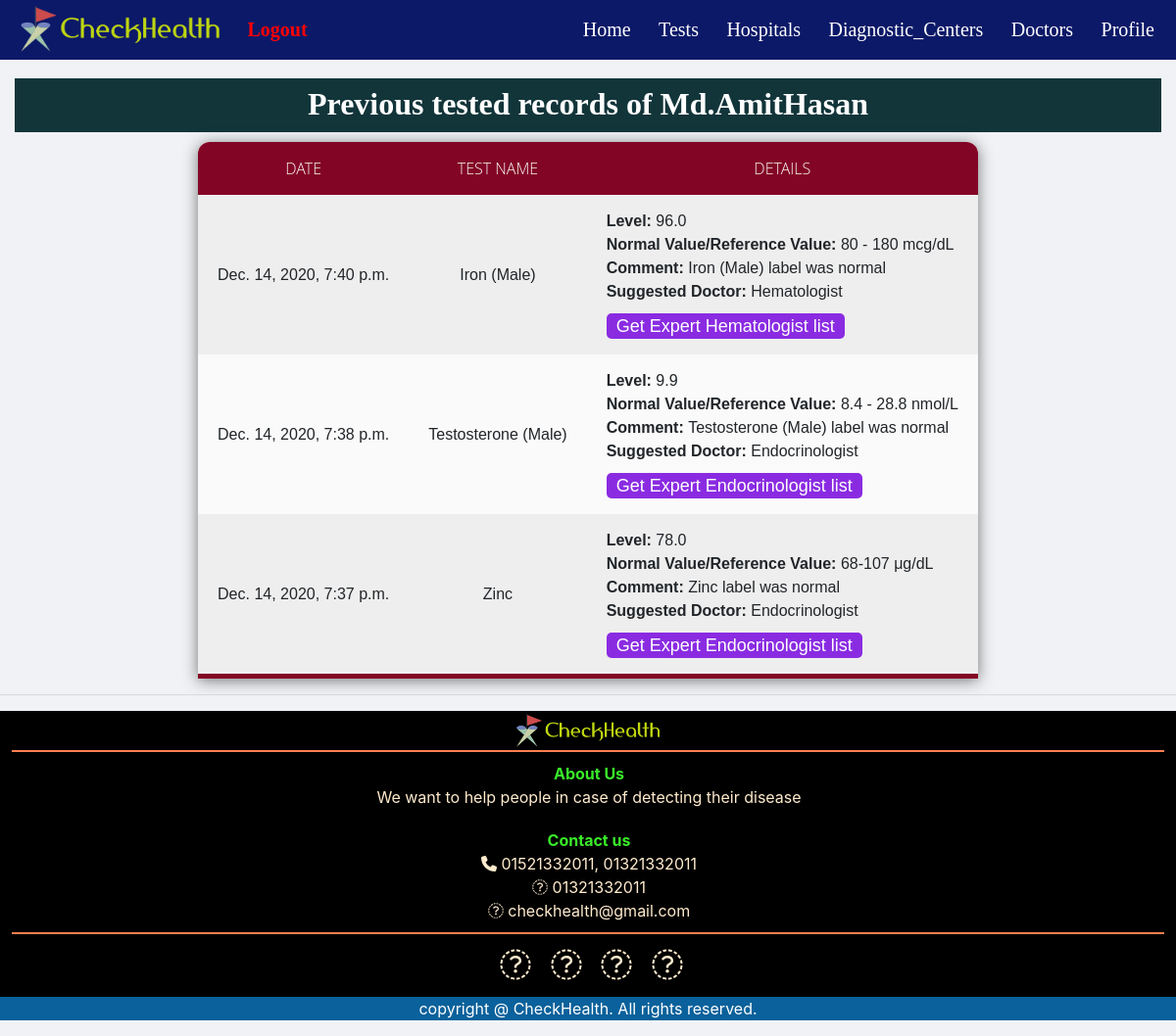
The app's page /records/ (signed in), older data.
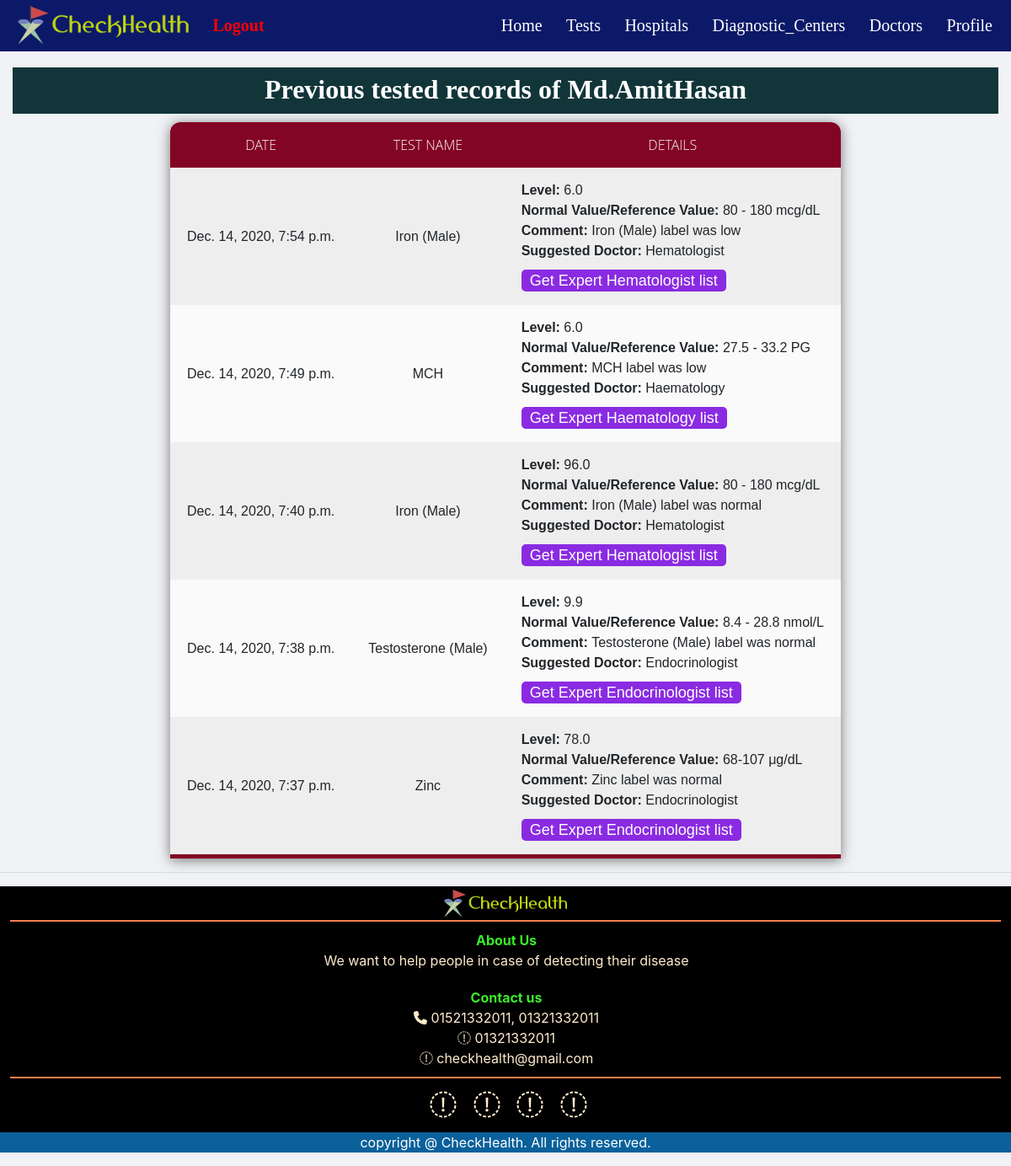
The same page, newer data.
### SARZS/models.py (models this page shows)
class record(models.Model):
    rid = models.IntegerField(default=1)
    rdate = models.DateTimeField(auto_now_add=True, null=True)
    Test_Name = models.CharField(max_length=100, null=True)
    tlevel = models.FloatField()
    treference = models.CharField(max_length=100, null=True)
    rcomment = models.CharField(max_length=200, null=True)
    tdoctor = models.CharField(max_length=100, null=True)

### SARZS/views.py (the view)
# urls.py: url(r'^records/$', records, name='records'),
@login_required(login_url='via')
def records(request):
    userid = User.objects.get(username=request.user)
    if request.user.is_authenticated:
        user_record = record.objects.filter(rid=userid.id).order_by("-rdate")
    return render(request, 'htmls/records.html', {'user_record': user_record})

### SARZS/templates/htmls/records.html (shortened to what this page needs)
{% extends 'htmls/main.html' %}
{% block content %}
{% load static %}
<head>
    <link rel="stylesheet" type="text/css" href="{% static '/css/main.css' %}">
</head>
<body>
<div class="title">
    <h2>Previous tested records of {{ user }}</h2>
</div>
<table>
    <tr>
        <th>Date</th>
        <th>Test Name</th>
        <th>Details</th>
    </tr>
    {% for i in user_record %}
    <tr>
        <td>{{i.rdate}}</td>
        <td>{{i.Test_Name}}</td>
        <td class="details">
            <b>Level: </b>{{i.tlevel}} <br>
            <b>Normal Value/Reference Value: </b> {{i.treference}} <br>
            <b>Comment: </b> {{i.rcomment}} <br>
            <b>Suggested Doctor: </b> {{i.tdoctor}} <br>
            <div class="link">
                <a class='normal_button' href="{% url 'recordDoctor' i.id %}">Get Expert {{i.tdoctor}} list</a>
            </div>
        </td>
    </tr>
    {% endfor %}
</table>
</body>
{% endblock %}

### SARZS/templates/htmls/main.html (shortened to what this page needs)
<!doctype html>
<html lang="en">
  <head>
    <link rel="stylesheet" href="https://cdn.jsdelivr.net/npm/bootstrap@4.5.3/dist/css/bootstrap.min.css">
    <link rel="stylesheet" href="https://use.fontawesome.com/releases/v5.4.1/css/all.css">
  </head>
  <body>
  {%  include 'htmls/navBar.html' %}
  <div class="container-fluid">
  {% block content %}
	{% endblock %}
  </div>
</body>
<hr>
{% load static %}
<footer>
  <img src="{% static 'images/logo5.png' %}" height="40px" alt="logo">
  <div class="divider"></div>
  <div class="about">
    <div class="topic">
      About Us
    </div>
    We want to help people in case of detecting their disease
  </div>
  <div class="contact">
    <div class="topic">
      Contact us
    </div>
    <i class="fa fa-phone" aria-hidden="true"></i> 01521332011, 01321332011
    <br>
    <i class="fa fa-whatsapp" aria-hidden="true"></i> 01321332011
    <br>
    <i class="fa fa-envelope-o" aria-hidden="true"></i> checkhealth@gmail.com
  </div>
  <div class="divider"></div>
  <div class="social">
    <i class="fa fa-facebook-official fa-2x" aria-hidden="true" style="padding: 5px; padding-left: 10px;"></i>
    <i class="fa fa-instagram fa-2x" aria-hidden="true" style="padding: 5px; padding-left: 10px;"></i>
    <i class="fa fa-twitter fa-2x" aria-hidden="true" style="padding: 5px; padding-left: 10px;"></i>
    <i class="fa fa-linkedin fa-2x" aria-hidden="true" style="padding: 5px; padding-left: 10px;"></i>
  </div>
  <div class="copyright">
    <p>copyright @ CheckHealth. All rights reserved.</p>
  </div>
</footer>
</html>

### SARZS/templates/htmls/navBar.html (shortened to what this page needs)
<!DOCTYPE html>
<html lang="en">
<head>
      <link rel="stylesheet" href="https://maxcdn.bootstrapcdn.com/font-awesome/4.7.0/css/font-awesome.min.css">
</head>
<body>
      <div class="wrapper">
            <header>
                  <nav>
                        {% load static %}
                        <div class="logo">
                              <img class="nav_logo" height="55px" src="{% static 'images/logo5.png' %}">
                              <div class="user">
                                    {% if user.is_authenticated %}
                                    <a class="log_out" href="{% url 'logout' %}">Logout</a>
                                    {% else %}
                                    <a class="log_in" href="{% url 'login' %}">Login</a>
                                    {% endif %}
                              </div>
                        </div>
                        <div class="menu">
                              <ul>
                                    <li><a href="{% url 'home' %}">Home</a></li>
                                    <li><a href="{% url 'show' %}">Tests</a></li>
                                    <li><a href="{% url 'hospital' %}">Hospitals</a></li>
                                    <li><a href="{% url 'diagnostic_center' %}">Diagnostic_Centers</a></li>
                                    {% if user.is_authenticated %}
                                    <li><a href="{% url 'alldoctors' %}">Doctors</a></li>
                                    <li><a href="{% url 'profile' %}">Profile</a></li>
                                    {% endif %}
                              </ul>
                        </div>
                  </nav>
            </header>
      </div>
</body>
</html>

### static/css/main.css (style rules this page uses)
.title { background: rgb(18, 53, 58); color: white; padding: 7px 10px 2px; margin-bottom: 10px; font-family: Georgia, serif; text-align: center; }
.title h2 { color: white; font-weight: bold; font-family: Georgia, serif; padding: 0px; }
table { margin: auto; border-collapse: collapse; border-spacing: 0; box-shadow: 0 2px 15px rgba(64,64,64,.7); border-radius: 12px 12px 0 0; margin-top: 5px; overflow: hidden; }
td , th { padding: 15px 20px; text-align: center; }
th { background-color: rgb(131, 5, 37); color: #fafafa; font-family: 'Open Sans',Sans-serif; font-weight: 200; text-transform: uppercase; }
tr { width: 100%; background-color: #fafafa; font-family: 'Montserrat', sans-serif; }
tr:nth-child(even) { background-color: #eeeeee; }
tr:last-of-type { border-bottom: 5px solid rgb(131, 5, 37); }
.normal_button { font-size: 18px; color: white ; background-color: blueviolet; margin-right: 20px; padding-top: 3px; padding-bottom: 3px; padding-left: 10px; padding-right: 10px; border-radius: 5px; }
.details { text-align: left; }
.link { margin-top: 10px; }

### SARZS/templates/htmls/main.html (style rules this page uses)
html { scroll-behavior: smooth; }
body { background: #f0f2f5; }
footer { background-color: black; color: blanchedalmond; text-align: center; }
.about, .contact { padding: 10px; padding-left: 12px; margin: auto; text-align: center; }
.topic { font-weight: bold; color: rgb(58, 236, 42); }
.divider { width: 98%; height: 2px; background-color: coral; margin: auto; }
.social { padding: 10px; padding-left: 12px; margin: auto; text-align: center; }
.copyright { background: rgb(10, 97, 155); color: white; }

### SARZS/templates/htmls/navBar.html (style rules this page uses)
html, body { margin: 0; padding: 0; width: 100%; }
header { width: 100%; height: 10vh; }
.logo { line-height: 60px; position: fixed; float: left; margin: -2px 2px; }
.user { margin-top: 2px; float: right; font-size: 20px; font-family: Georgia, serif; }
nav { position: fixed; width: 100%; line-height: 60px; background: rgb(12, 25, 104); z-index: 2; }
nav ul { line-height: 60px; list-style: none; background: rgba(0, 0, 0, 0); overflow: hidden; color: #fff; padding: 0; text-align: right; margin: 0; padding-right: 10px; }
nav ul li { display: inline-block; }
nav ul li a { font-family: Georgia, serif; font-size: 20px; text-decoration: none; color: white; padding: 9px 12px;; }
.log_out { font-family: Georgia, serif; font-size: 20px; text-decoration: none; color: rgb(255, 0, 0); padding: 9px 10px;; font-weight: bold; border-radius: 5px; }

Row changes from the older to the newer data that the page shows:
added record: rdate "Dec. 14, 2020, 7:54 p.m.", Test_Name "Iron (Male)", tlevel "6.0", treference "80 - 180 mcg/dL", rcomment "Iron (Male) label was low", tdoctor "Hematologist"
added record: rdate "Dec. 14, 2020, 7:49 p.m.", Test_Name "MCH", tlevel "6.0", treference "27.5 - 33.2 PG", rcomment "MCH label was low", tdoctor "Haematology"
